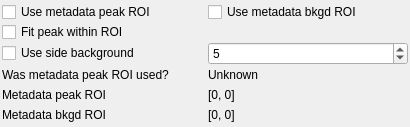
          <widget class="QWidget" name="peak_finder">
           <property name="geometry">
            <rect>
             <x>0</x>
             <y>0</y>
             <width>410</width>
             <height>127</height>
            </rect>
           </property>
           <attribute name="label">
            <string>Peak Finder</string>
           </attribute>
           <layout class="QGridLayout" name="peak_finder_gridLayout">
            <property name="leftMargin">
             <number>2</number>
            </property>
            <property name="topMargin">
             <number>2</number>
            </property>
            <property name="rightMargin">
             <number>2</number>
            </property>
            <property name="bottomMargin">
             <number>2</number>
            </property>
            <property name="verticalSpacing">
             <number>0</number>
            </property>
            <item row="0" column="0">
             <widget class="QCheckBox" name="use_roi_checkbox">
              <property name="toolTip">
               <string>
               Attempt to use the ROI in the data file to determine the reflected peak position. If this ROI is invalid, the system will try to find an appropriate region to use.
               Note: selecting this option will disable the use of automatic peak and Y-limit finding.
               </string>
              </property>
              <property name="text">
               <string>Use metadata peak ROI</string>
              </property>
              <property name="checked">
               <bool>false</bool>
              </property>
             </widget>
            </item>
            <item row="0" column="1">
             <widget class="QCheckBox" name="use_bck_roi_checkbox">
              <property name="toolTip">
               <string>A second ROI is available in the data file and can be used to define the background. Check this box if you want to use the 2nd ROI for your background, otherwise a default region will be used.</string>
              </property>
              <property name="text">
               <string>Use metadata bkgd ROI</string>
              </property>
              <property name="checked">
               <bool>false</bool>
              </property>
             </widget>
            </item>
            <item row="1" column="0" colspan="2">
             <widget class="QCheckBox" name="fit_within_roi_checkbox">
              <property name="toolTip">
               <string>Once the reflected peak ROI is selected, you can try to fine tune this ROI by fitting for a peak within that region and updating the ROI according to the location found. Check this box if you want to find a peak within the ROI and redefine the ROI afterwards.</string>
              </property>
              <property name="text">
               <string>Fit peak within ROI</string>
              </property>
              <property name="checked">
               <bool>false</bool>
              </property>
             </widget>
            </item>
            <item row="2" column="0">
             <widget class="QCheckBox" name="use_side_bck_checkbox">
              <property name="toolTip">
               <string>As an alternative to using the 2nd ROI, you can use a region around the reflected peak to estimate the background. Check the following box if you want to use the region on each side of the peak to estimate your background.</string>
              </property>
              <property name="text">
               <string>Use side background</string>
              </property>
             </widget>
            </item>
            <item row="2" column="1">
             <widget class="QSpinBox" name="side_bck_width">
              <property name="value">
               <number>5</number>
              </property>
             </widget>
            </item>
            <item row="3" column="0">
             <widget class="QLabel" name="roi_used_label">
              <property name="text">
               <string>Was metadata peak ROI used?</string>
              </property>
             </widget>
            </item>
            <item row="3" column="1">
             <widget class="QLabel" name="roi_used_value">
              <property name="toolTip">
               <string>Indicate whether the peak ROI was actually used when loading the data.</string>
              </property>
              <property name="text">
               <string>Unknown</string>
              </property>
             </widget>
            </item>
            <item row="4" column="0">
             <widget class="QLabel" name="roi_peak_label">
              <property name="text">
               <string>Metadata peak ROI</string>
              </property>
             </widget>
            </item>
            <item row="4" column="1">
             <widget class="QLabel" name="roi_peak_value">
              <property name="toolTip">
               <string>Peak ROI in the metadata:</string>
              </property>
              <property name="text">
               <string>[0, 0]</string>
              </property>
             </widget>
            </item>
            <item row="5" column="0">
             <widget class="QLabel" name="roi_bck_label">
              <property name="text">
               <string>Metadata bkgd ROI</string>
              </property>
             </widget>
            </item>
            <item row="5" column="1">
             <widget class="QLabel" name="roi_bck_value">
              <property name="toolTip">
               <string>Background ROI in the metadata</string>
              </property>
              <property name="text">
               <string>[0, 0]</string>
              </property>
             </widget>
            </item>
           </layout>
          </widget>
